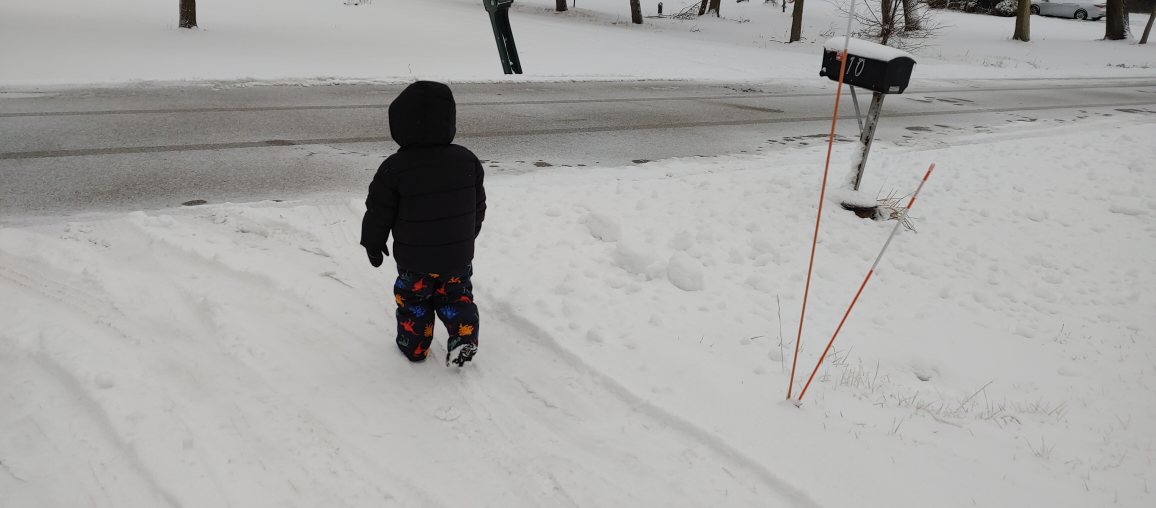
#> input picture 05_ACTIVE_DEV/m6_run_1/_sample_links/0126211635.jpg, 4624 x 2032 px (shown at 1/4 size)
$ python -i advanced_cv_extractor.py   (imports and definitions only)   (older library calls are emulated)
#> lines starting #> are read from the running program, lines starting #| are printed output that depends on the picture; after the words box and inside, x2 and y2 are one past the last pixel; in counts of white or black regions, pixels touching at a corner belong together
#> further down, picture is the input picture: shape (2032, 4624, 3); mean B, G, R 165.9, 167.4, 168.1
"""
Advanced Computer Vision Extractor for Aurexis

Enhanced CV extraction with advanced edge detection, contour analysis,
color segmentation, and sophisticated feature recognition.
"""

import cv2
import numpy as np
from typing import Dict, Any, List, Union, Tuple
from dataclasses import dataclass
import math

@dataclass
class ContourFeature:
    """Represents a detected contour with analysis"""
    contour_id: str
    area: float
    perimeter: float
    aspect_ratio: float
    extent: float
    solidity: float
    bbox: Tuple[int, int, int, int]
    centroid: Tuple[int, int]
    confidence: float
    primitive_type: str

@dataclass
class ColorRegion:
    """Represents a color-based region"""
    region_id: str
    color_range: Tuple[np.ndarray, np.ndarray]
    area_ratio: float
    centroid: Tuple[int, int]
    mean_color: np.ndarray
    primitive_role: str
    confidence: float

class AdvancedCVExtractor:
    """Advanced CV extraction with multiple analysis layers"""

    def __init__(self):
        self.edge_detectors = {
            'canny': self._canny_edges,
            'sobel': self._sobel_edges,
            'laplacian': self._laplacian_edges,
            'adaptive': self._adaptive_edges
        }

    def extract_advanced_primitives(self, image_input: Union[str, np.ndarray]) -> Dict[str, Any]:
        """Extract advanced primitives using multiple CV techniques"""

        # Convert input to numpy array
        img = self._prepare_image(image_input)
        if img is None:
            return {"status": "image_prep_failed", "primitives": []}

        # Multi-layer analysis
        results = {
            "source": str(image_input) if isinstance(image_input, str) else "numpy_array",
            "status": "ok",
            "image_info": {
                "shape": img.shape,
                "size_bytes": img.nbytes
            },
            "edge_analysis": self._analyze_edges(img),
            "contour_analysis": self._analyze_contours(img),
            "color_regions": self._analyze_color_regions(img),
            "texture_analysis": self._analyze_texture(img),
            "structural_features": self._analyze_structure(img),
            "primitive_observations": []
        }

        # Combine all analyses into primitive observations
        results["primitive_observations"] = self._synthesize_primitives(results)

        # Calculate overall confidence
        results["confidence"] = self._calculate_overall_confidence(results)

        return results

    def _prepare_image(self, image_input: Union[str, np.ndarray]) -> np.ndarray:
        """Prepare image for analysis"""
        if isinstance(image_input, str):
            img = cv2.imread(image_input)
            if img is None:
                return None
        elif isinstance(image_input, np.ndarray):
            img = image_input.copy()
        else:
            return None

        # Ensure BGR format for OpenCV
        if len(img.shape) == 2:
            img = cv2.cvtColor(img, cv2.COLOR_GRAY2BGR)
        elif img.shape[2] == 4:
            img = cv2.cvtColor(img, cv2.COLOR_BGRA2BGR)

        return img

    def _analyze_edges(self, img: np.ndarray) -> Dict[str, Any]:
        """Analyze edges using multiple detectors"""
        gray = cv2.cvtColor(img, cv2.COLOR_BGR2GRAY)

        edge_results = {}

        # Canny edge detection
        edge_results['canny'] = self._canny_edges(gray)

        # Sobel edge detection
        edge_results['sobel'] = self._sobel_edges(gray)

        # Laplacian edge detection
        edge_results['laplacian'] = self._laplacian_edges(gray)

        # Adaptive threshold
        edge_results['adaptive'] = self._adaptive_edges(gray)

        # Edge density analysis
        edge_results['density_analysis'] = self._analyze_edge_density(edge_results)

        return edge_results

    def _canny_edges(self, gray: np.ndarray) -> Dict[str, Any]:
        """Canny edge detection"""
        edges = cv2.Canny(gray, 50, 150)
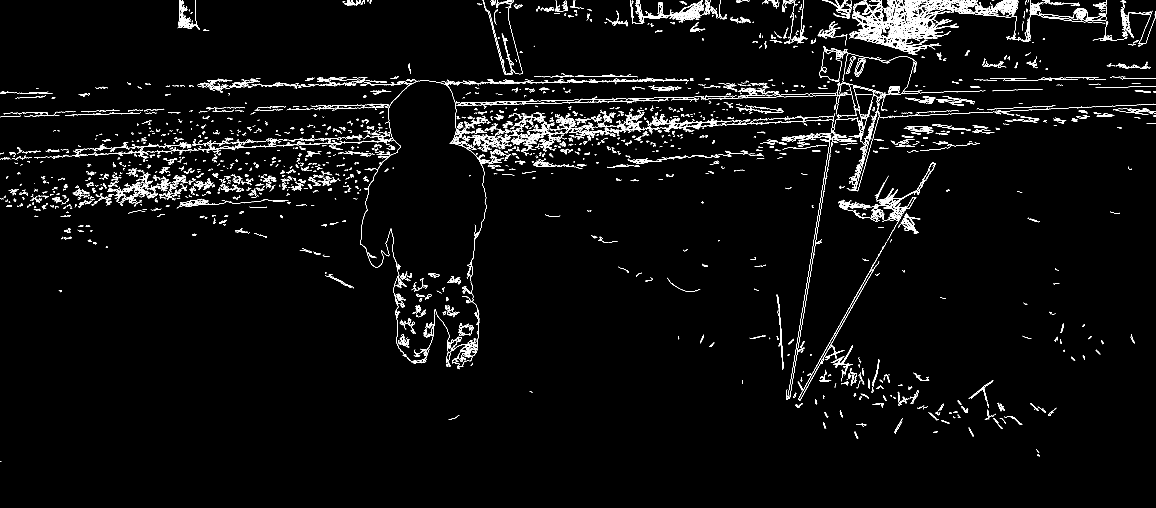
#> edges: shape (2032, 4624) (shown at 1/4 size); 2% white in thin lines or dots
        edge_density = np.sum(edges > 0) / edges.size
#> edge_density = 0.0196

        # Find edge contours
        contours, _ = cv2.findContours(edges, cv2.RETR_EXTERNAL, cv2.CHAIN_APPROX_SIMPLE)
#> contours = 3876 contours, 3277 with area under 20; largest, box (x1, y1, x2, y2) and area: (3559, 0, 3862, 119) 5649, (3449, 104, 3564, 184) 1333, (3421, 243, 3456, 300) 776, (3552, 345, 3600, 374) 686, (3858, 0, 3910, 51) 663

        return {
            "edges": edges,
            "edge_density": edge_density,
            "contour_count": len(contours),
            "method": "canny"
        }

    def _sobel_edges(self, gray: np.ndarray) -> Dict[str, Any]:
        """Sobel edge detection"""
        sobelx = cv2.Sobel(gray, cv2.CV_64F, 1, 0, ksize=3)
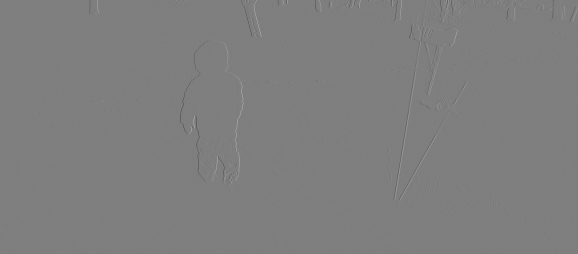
#> sobelx: shape (2032, 4624) float64 (shown at 1/8 size); min -769, max 776, mean 0; drawn with min black and max white
        sobely = cv2.Sobel(gray, cv2.CV_64F, 0, 1, ksize=3)

        magnitude = np.sqrt(sobelx**2 + sobely**2)
        magnitude = np.clip(magnitude, 0, 255).astype(np.uint8)
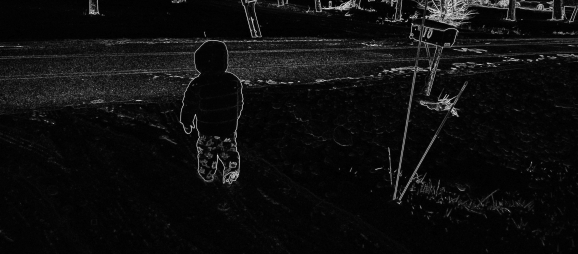
#> magnitude: shape (2032, 4624) (shown at 1/8 size); min 0, max 255, mean 14.2

        edge_density = np.sum(magnitude > 30) / magnitude.size
#> edge_density = 0.105

        return {
            "edges": magnitude,
            "edge_density": edge_density,
            "gradient_x": sobelx,
            "gradient_y": sobely,
            "method": "sobel"
        }

    def _laplacian_edges(self, gray: np.ndarray) -> Dict[str, Any]:
        """Laplacian edge detection"""
        laplacian = cv2.Laplacian(gray, cv2.CV_64F)
        laplacian = np.absolute(laplacian)
        laplacian = np.clip(laplacian, 0, 255).astype(np.uint8)

        edge_density = np.sum(laplacian > 30) / laplacian.size
#> edge_density = 0.0118

        return {
            "edges": laplacian,
            "edge_density": edge_density,
            "method": "laplacian"
        }

    def _adaptive_edges(self, gray: np.ndarray) -> Dict[str, Any]:
        """Adaptive threshold edge detection"""
        adaptive = cv2.adaptiveThreshold(gray, 255, cv2.ADAPTIVE_THRESH_GAUSSIAN_C,
                                        cv2.THRESH_BINARY, 11, 2)
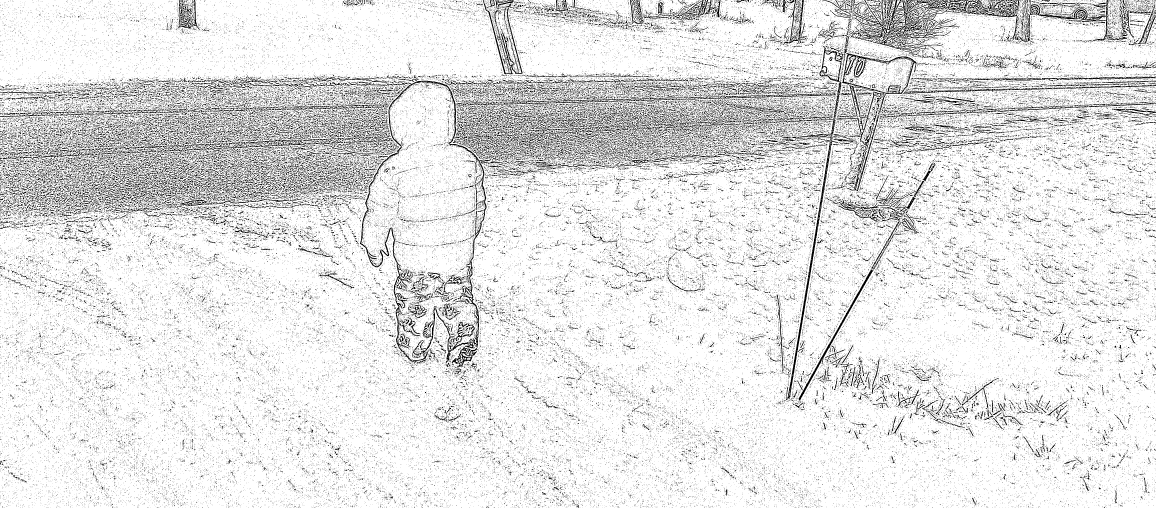
#> adaptive: shape (2032, 4624) (shown at 1/4 size); 88.9% white; black in thin lines or dots
        edge_density = np.sum(adaptive == 255) / adaptive.size
#> edge_density = 0.889

        return {
            "edges": adaptive,
            "edge_density": edge_density,
            "method": "adaptive"
        }

    def _analyze_edge_density(self, edge_results: Dict[str, Any]) -> Dict[str, float]:
        """Analyze edge density across different methods"""
        densities = {}
        for method, result in edge_results.items():
            if 'edge_density' in result:
                densities[method] = result['edge_density']
#> this loop made 4 passes
#> after the loop, densities = {'canny': 0.0196, 'sobel': 0.105, 'laplacian': 0.0118, 'adaptive': 0.889}

        return {
            "mean_density": np.mean(list(densities.values())),
            "std_density": np.std(list(densities.values())),
            "max_density": np.max(list(densities.values())),
            "min_density": np.min(list(densities.values())),
            "densities": densities
        }

    def _analyze_contours(self, img: np.ndarray) -> Dict[str, Any]:
        """Analyze contours with advanced filtering"""
        gray = cv2.cvtColor(img, cv2.COLOR_BGR2GRAY)

        # Use Canny edges for contour detection
        edges = cv2.Canny(gray, 50, 150)
        contours, _ = cv2.findContours(edges, cv2.RETR_EXTERNAL, cv2.CHAIN_APPROX_SIMPLE)

        contour_features = []

        for i, contour in enumerate(contours):
            if len(contour) < 5:  # Skip very small contours
                continue

            # Calculate contour properties
            area = cv2.contourArea(contour)
            perimeter = cv2.arcLength(contour, True)

            if area < 100:  # Skip tiny areas
                continue

            # Bounding rectangle
            x, y, w, h = cv2.boundingRect(contour)
            aspect_ratio = float(w) / h if h > 0 else 0

            # Contour solidity
            hull = cv2.convexHull(contour)
            hull_area = cv2.contourArea(hull)
            solidity = float(area) / hull_area if hull_area > 0 else 0

            # Contour extent
            rect_area = w * h
            extent = float(area) / rect_area if rect_area > 0 else 0

            # Centroid
            M = cv2.moments(contour)
            if M["m00"] != 0:
                cx = int(M["m10"] / M["m00"])
                cy = int(M["m01"] / M["m00"])
            else:
                cx, cy = x + w//2, y + h//2

            # Determine primitive type based on properties
            primitive_type = self._classify_contour_primitive(area, aspect_ratio, solidity, extent)

            # Calculate confidence
            confidence = self._calculate_contour_confidence(area, aspect_ratio, solidity, extent)

            contour_feature = ContourFeature(
                contour_id=f"contour_{i}",
                area=area,
                perimeter=perimeter,
                aspect_ratio=aspect_ratio,
                extent=extent,
                solidity=solidity,
                bbox=(x, y, w, h),
                centroid=(cx, cy),
                confidence=confidence,
                primitive_type=primitive_type
            )

            contour_features.append(contour_feature)
#> this loop made 3876 passes
#> (area, perimeter, x, y, w, h, aspect_ratio, hull_area) on passes 19, 45, 46: (110.5, 275.5, 4017, 1665, 73, 34, 2.15, 813), (145, 86.91, 3181, 1613, 31, 18, 1.72, 276), (111.5, 133.2, 4121, 1612, 33, 32, 1.03, 319.5)
#> after the loop, contour_features = 70 items

        # Sort by confidence
        contour_features.sort(key=lambda x: x.confidence, reverse=True)

        return {
            "total_contours": len(contours),
            "filtered_contours": len(contour_features),
            "contour_features": [self._contour_to_dict(cf) for cf in contour_features[:20]]  # Top 20
        }

    def _classify_contour_primitive(self, area: float, aspect_ratio: float, solidity: float, extent: float) -> str:
        """Classify contour as primitive type"""

        # Central sigil candidate: moderate area, high solidity, balanced aspect
        if 500 < area < 50000 and solidity > 0.8 and 0.5 < aspect_ratio < 2.0:
            return "central_sigil"

        # Ring/delimiter: large area, moderate solidity
        elif area > 10000 and 0.5 < solidity < 0.9:
            return "ring_delimiter"

        # Linear element: high aspect ratio
        elif aspect_ratio > 3.0 or aspect_ratio < 0.33:
            return "linear_element"

        # Point/small feature: small area
        elif area < 500:
            return "point_feature"

        # Complex region: irregular shape
        elif solidity < 0.5:
            return "complex_region"

        # Standard region
        else:
            return "standard_region"

    def _calculate_contour_confidence(self, area: float, aspect_ratio: float, solidity: float, extent: float) -> float:
        """Calculate confidence score for contour"""

        # Base confidence from solidity (well-defined shapes)
        confidence = solidity * 0.4

        # Area contribution (not too small, not too large)
        if 100 < area < 10000:
            confidence += 0.2
        elif 10000 <= area < 50000:
            confidence += 0.1

        # Aspect ratio contribution (balanced ratios are often meaningful)
        if 0.5 < aspect_ratio < 2.0:
            confidence += 0.2
        elif 2.0 < aspect_ratio < 4.0 or 0.25 < aspect_ratio < 0.5:
            confidence += 0.1

        # Extent contribution (well-filled bounding boxes)
        if extent > 0.5:
            confidence += 0.2

        return min(confidence, 1.0)

    def _contour_to_dict(self, contour_feature: ContourFeature) -> Dict[str, Any]:
        """Convert contour feature to dictionary"""
        return {
            "contour_id": contour_feature.contour_id,
            "area": contour_feature.area,
            "perimeter": contour_feature.perimeter,
            "aspect_ratio": contour_feature.aspect_ratio,
            "extent": contour_feature.extent,
            "solidity": contour_feature.solidity,
            "bbox": contour_feature.bbox,
            "centroid": contour_feature.centroid,
            "confidence": contour_feature.confidence,
            "primitive_type": contour_feature.primitive_type
        }

    def _analyze_color_regions(self, img: np.ndarray) -> Dict[str, Any]:
        """Analyze color-based regions"""

        # Convert to different color spaces
        hsv = cv2.cvtColor(img, cv2.COLOR_BGR2HSV)
#> hsv: shape (2032, 4624, 3); mean H, S, V 33.5, 6.7, 168.5
        lab = cv2.cvtColor(img, cv2.COLOR_BGR2LAB)
#> lab: shape (2032, 4624, 3); mean of channels 0, 1, 2 173.9, 128.1, 128.8

        color_regions = []

        # Define color ranges for different regions
        color_definitions = {
            "red_primary": ([0, 50, 50], [10, 255, 255]),  # Red in HSV
            "blue_primary": ([100, 50, 50], [130, 255, 255]),  # Blue in HSV
            "green_primary": ([40, 50, 50], [80, 255, 255]),  # Green in HSV
            "yellow_primary": ([20, 50, 50], [40, 255, 255]),  # Yellow in HSV
            "warm_colors": ([0, 30, 50], [40, 255, 255]),  # Warm range
            "cool_colors": ([90, 30, 50], [180, 255, 255]),  # Cool range
        }

        for region_name, (lower, upper) in color_definitions.items():
            lower = np.array(lower)
            upper = np.array(upper)

            # Create mask
            mask = cv2.inRange(hsv, lower, upper)

            # Find regions
            contours, _ = cv2.findContours(mask, cv2.RETR_EXTERNAL, cv2.CHAIN_APPROX_SIMPLE)

            for i, contour in enumerate(contours):
                area = cv2.contourArea(contour)
                if area < 100:  # Skip small regions
                    continue

                # Get region properties
                x, y, w, h = cv2.boundingRect(contour)
                M = cv2.moments(contour)

                if M["m00"] != 0:
                    cx = int(M["m10"] / M["m00"])
                    cy = int(M["m01"] / M["m00"])
                else:
                    cx, cy = x + w//2, y + h//2

                # Get mean color in region
                region_mask = np.zeros(mask.shape, np.uint8)
                cv2.drawContours(region_mask, [contour], -1, 255, -1)
                mean_color = cv2.mean(img, region_mask)[:3]

                # Determine primitive role
                role = self._classify_color_region_role(region_name, area, (w, h))

                # Calculate confidence
                confidence = self._calculate_color_confidence(area, w, h, mean_color)

                color_region = ColorRegion(
                    region_id=f"{region_name}_{i}",
                    color_range=(lower, upper),
                    area_ratio=area / (img.shape[0] * img.shape[1]),
                    centroid=(cx, cy),
                    mean_color=mean_color,
                    primitive_role=role,
                    confidence=confidence
                )

                color_regions.append(color_region)
#> this loop made 6 passes
#> pass 1, in _analyze_color_regions, `mask = cv2.inRange(hsv, lower, upper)`:
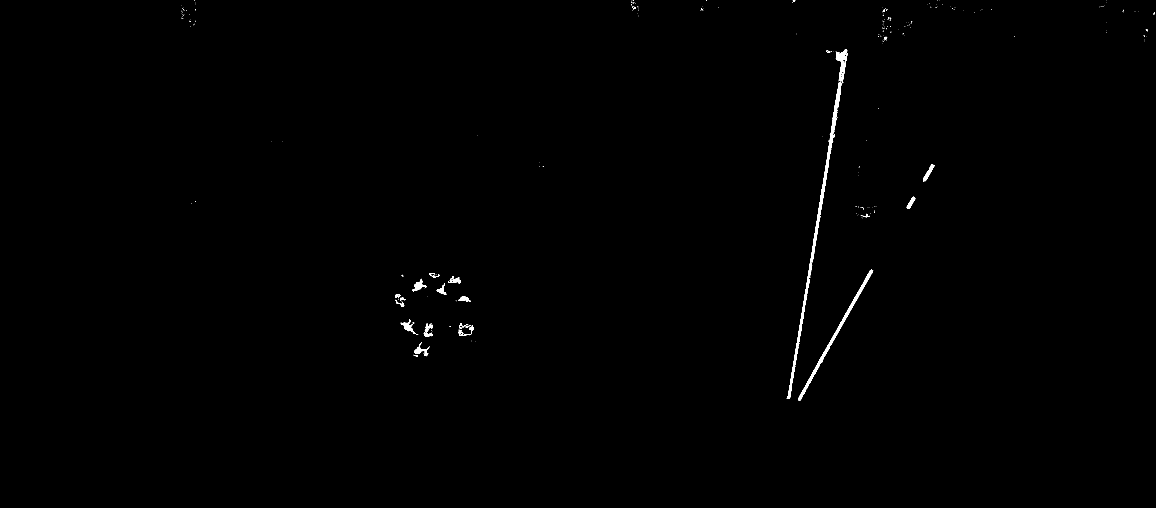
#> mask: shape (2032, 4624) (shown at 1/4 size); 0.33% white; 348 white regions (316 under 20 px), largest, box (x1, y1, x2, y2) and area: (3147, 329, 3367, 1595) 12608, (3193, 1078, 3493, 1603) 6421, (3343, 197, 3392, 333) 2377
#> after the loop:
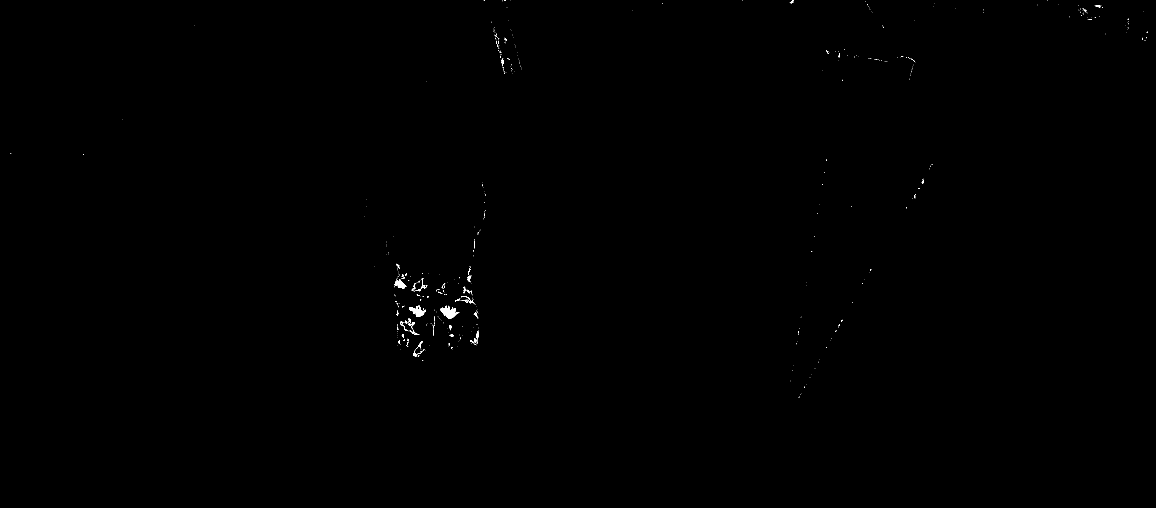
#> mask: shape (2032, 4624) (shown at 1/4 size); 0.1% white; 576 white regions (519 under 20 px), largest, box (x1, y1, x2, y2) and area: (1761, 1223, 1837, 1275) 1829, (1636, 1222, 1704, 1268) 1418, (1578, 1116, 1626, 1154) 875
#> after the loop, color_regions = 96 items
#> (the rest of the program and of its run is left out)
